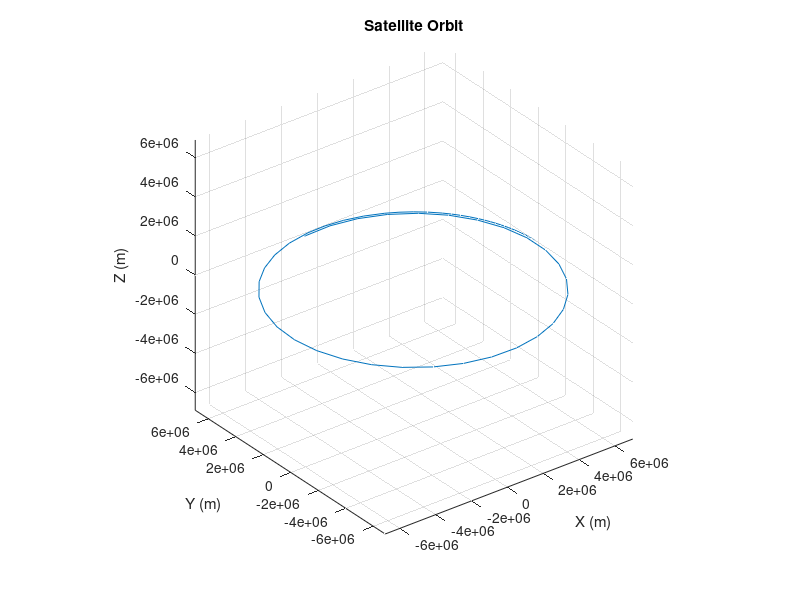

MATLAB code to generate this figure:
function satellite_orbit_simulation
    % Earth's gravitational constant (m^3/kg/s^2)
    G = 6.67430e-11; 
    % Mass of the Earth (kg)
    M_earth = 5.972e24; 
    % Initial position (m) and velocity (m/s) of the satellite
    initial_position = [7000e3, 0, 0]; % 7000 km altitude
    initial_velocity = [0, 7.5e3, 0]; % Approximate speed for low Earth orbit

    % Initial state [position, velocity]
    initial_state = [initial_position, initial_velocity];

    % Time span (s)
    tspan = [0, 2 * 3600]; % Simulate for 2 hours

    % ODE solver
    [t, state] = ode45(@(t, y) orbital_dynamics(t, y, G, M_earth), tspan, initial_state);

    % Extracting position for plotting
    x = state(:, 1);
    y = state(:, 2);
    z = state(:, 3);

    % Plotting the orbit
    figure;
    plot3(x, y, z);
    xlabel('X (m)');
    ylabel('Y (m)');
    zlabel('Z (m)');
    title('Satellite Orbit');
    grid on;
    axis equal;
end

function dydt = orbital_dynamics(~, y, G, M_earth)
    % Extract position and velocity
    pos = y(1:3);
    vel = y(4:6);

    % Distance from the center of the Earth
    r = norm(pos);

    % Gravitational acceleration
    acc = -G * M_earth / r^3 * pos;

    % Derivative of state
    dydt = [vel; acc];
end
